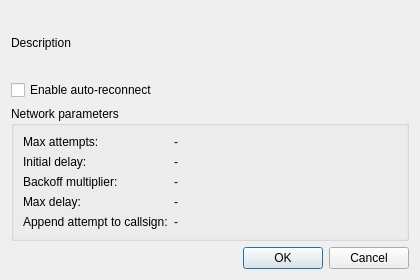
<?xml version="1.0" encoding="UTF-8"?>
<ui version="4.0">
 <class>CNetworkReconnectDialog</class>
 <widget class="QDialog" name="CNetworkReconnectDialog">
  <property name="geometry">
   <rect>
    <x>0</x>
    <y>0</y>
    <width>420</width>
    <height>280</height>
   </rect>
  </property>
  <property name="windowTitle">
   <string>Auto-reconnect settings</string>
  </property>
  <property name="modal">
   <bool>true</bool>
  </property>
  <layout class="QVBoxLayout" name="verticalLayout">
   <item>
    <widget class="QLabel" name="lbl_Description">
     <property name="text">
      <string>Description</string>
     </property>
     <property name="wordWrap">
      <bool>true</bool>
     </property>
    </widget>
   </item>
   <item>
    <widget class="QCheckBox" name="cb_EnableReconnect">
     <property name="text">
      <string>Enable auto-reconnect</string>
     </property>
    </widget>
   </item>
   <item>
    <widget class="QGroupBox" name="gb_NetworkParameters">
     <property name="title">
      <string>Network parameters</string>
     </property>
     <layout class="QFormLayout" name="formLayout">
      <item row="0" column="0">
       <widget class="QLabel" name="lbl_MaxAttempts">
        <property name="text">
         <string>Max attempts:</string>
        </property>
       </widget>
      </item>
      <item row="0" column="1">
       <widget class="QLabel" name="val_MaxAttempts">
        <property name="text">
         <string>-</string>
        </property>
       </widget>
      </item>
      <item row="1" column="0">
       <widget class="QLabel" name="lbl_InitialDelay">
        <property name="text">
         <string>Initial delay:</string>
        </property>
       </widget>
      </item>
      <item row="1" column="1">
       <widget class="QLabel" name="val_InitialDelay">
        <property name="text">
         <string>-</string>
        </property>
       </widget>
      </item>
      <item row="2" column="0">
       <widget class="QLabel" name="lbl_BackoffMultiplier">
        <property name="text">
         <string>Backoff multiplier:</string>
        </property>
       </widget>
      </item>
      <item row="2" column="1">
       <widget class="QLabel" name="val_BackoffMultiplier">
        <property name="text">
         <string>-</string>
        </property>
       </widget>
      </item>
      <item row="3" column="0">
       <widget class="QLabel" name="lbl_MaxDelay">
        <property name="text">
         <string>Max delay:</string>
        </property>
       </widget>
      </item>
      <item row="3" column="1">
       <widget class="QLabel" name="val_MaxDelay">
        <property name="text">
         <string>-</string>
        </property>
       </widget>
      </item>
      <item row="4" column="0">
       <widget class="QLabel" name="lbl_AppendAttempt">
        <property name="text">
         <string>Append attempt to callsign:</string>
        </property>
       </widget>
      </item>
      <item row="4" column="1">
       <widget class="QLabel" name="val_AppendAttempt">
        <property name="text">
         <string>-</string>
        </property>
       </widget>
      </item>
     </layout>
    </widget>
   </item>
   <item>
    <widget class="QDialogButtonBox" name="bb_Dialog">
     <property name="orientation">
      <enum>Qt::Orientation::Horizontal</enum>
     </property>
     <property name="standardButtons">
      <set>QDialogButtonBox::StandardButton::Cancel|QDialogButtonBox::StandardButton::Ok</set>
     </property>
    </widget>
   </item>
  </layout>
 </widget>
 <resources/>
 <connections/>
</ui>
